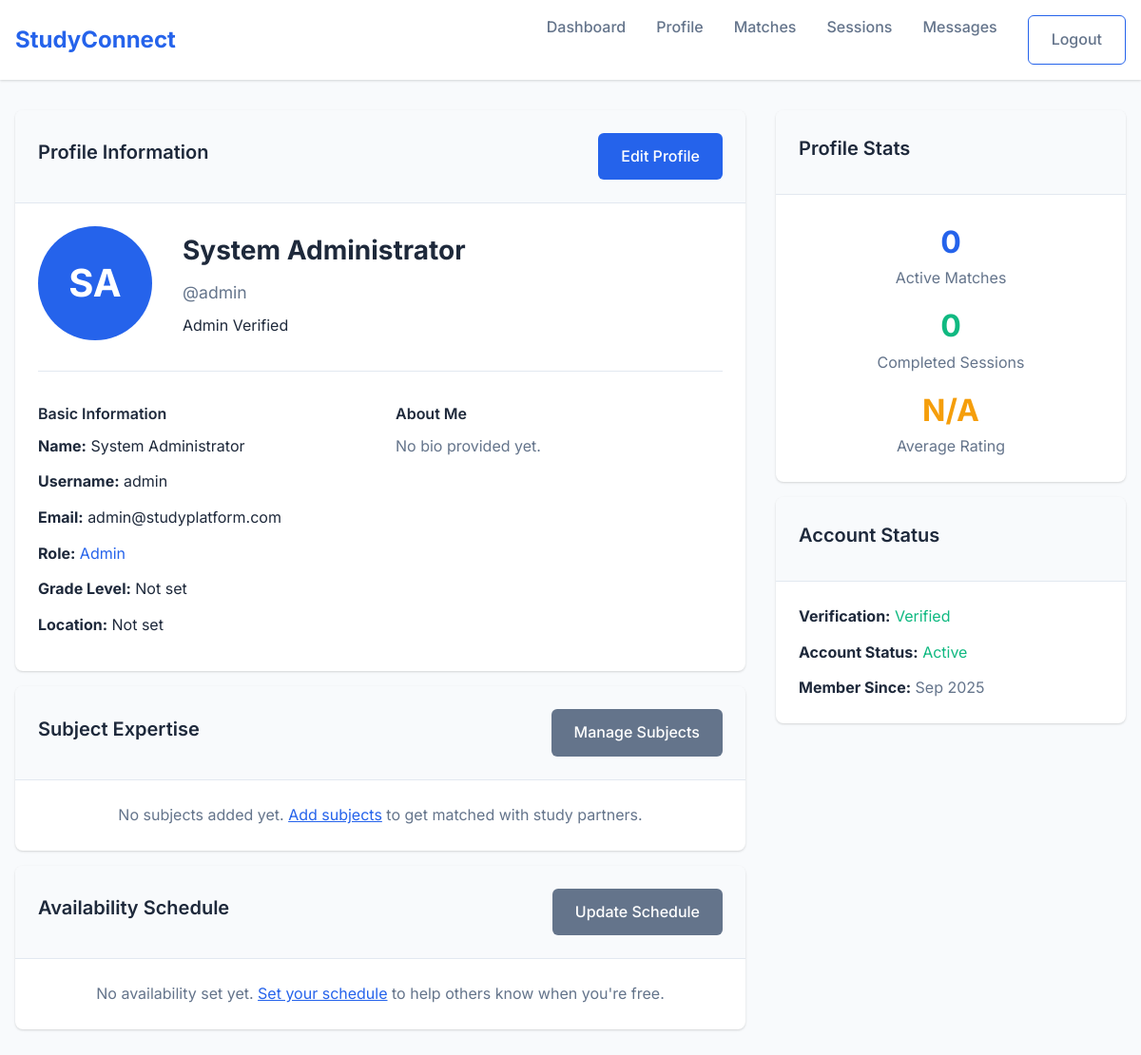
The app's page /profile/index.php (signed in) with its own data.
### tables this page shows
CREATE TABLE users (
    id INT AUTO_INCREMENT PRIMARY KEY,
    username VARCHAR(50) UNIQUE NOT NULL,
    email VARCHAR(100) UNIQUE NOT NULL,
    password_hash VARCHAR(255) NOT NULL,
    role ENUM('student', 'mentor', 'peer', 'admin') NOT NULL,
    first_name VARCHAR(50) NOT NULL,
    last_name VARCHAR(50) NOT NULL,
    grade_level VARCHAR(20),
    strand VARCHAR(50),
    course VARCHAR(100),
    location VARCHAR(100),
    bio TEXT,
    profile_picture VARCHAR(255),
    is_verified BOOLEAN DEFAULT FALSE,
    is_active BOOLEAN DEFAULT TRUE,
    created_at TIMESTAMP DEFAULT CURRENT_TIMESTAMP,
    updated_at TIMESTAMP DEFAULT CURRENT_TIMESTAMP ON UPDATE CURRENT_TIMESTAMP
);

### config/config.php (called while the page is built, shortened)
<?php
function get_logged_in_user() {
    $db = getDB();
    $stmt = $db->prepare("SELECT * FROM users WHERE id = ? AND is_active = 1");
    $stmt->execute([$_SESSION['user_id']]);
    return $stmt->fetch();
}
?>

### profile/index.php (the view, shortened to what this page needs)
<?php
require_once '../config/config.php';
$user = get_logged_in_user();
$db = getDB();
$subjects_stmt = $db->prepare("SELECT subject_name, proficiency_level FROM user_subjects WHERE user_id = ?");
$subjects_stmt->execute([$user['id']]);
$user_subjects = $subjects_stmt->fetchAll();
$availability_stmt = $db->prepare("SELECT day_of_week, start_time, end_time FROM user_availability WHERE user_id = ? AND is_active = 1 ORDER BY FIELD(day_of_week, 'monday', 'tuesday', 'wednesday', 'thursday', 'friday', 'saturday', 'sunday')");
$availability_stmt->execute([$user['id']]);
$availability = $availability_stmt->fetchAll();
$stats_stmt = $db->prepare("
    SELECT
        (SELECT COUNT(*) FROM matches WHERE (student_id = ? OR mentor_id = ?) AND status = 'accepted') as active_matches,
        (SELECT COUNT(*) FROM sessions s JOIN matches m ON s.match_id = m.id WHERE (m.student_id = ? OR m.mentor_id = ?) AND s.status = 'completed') as completed_sessions,
        (SELECT AVG(rating) FROM session_ratings WHERE rated_id = ?) as avg_rating
");
$stats_stmt->execute([$user['id'], $user['id'], $user['id'], $user['id'], $user['id']]);
$stats = $stats_stmt->fetch();
?>
<!DOCTYPE html>
<html lang="en">
<head>
    <link rel="stylesheet" href="../assets/css/style.css">
</head>
<body>
    <header class="header">
        <div class="container">
            <nav class="navbar">
                <a href="../dashboard.php" class="logo">StudyConnect</a>
                <ul class="nav-links">
                    <li><a href="../dashboard.php">Dashboard</a></li>
                    <li><a href="index.php">Profile</a></li>
                    <li><a href="../matches/index.php">Matches</a></li>
                    <li><a href="../sessions/index.php">Sessions</a></li>
                    <li><a href="../messages/index.php">Messages</a></li>
                    <li><a href="../auth/logout.php" class="btn btn-outline">Logout</a></li>
                </ul>
            </nav>
        </div>
    </header>
    <main style="padding: 2rem 0;">
        <div class="container">
            <div class="grid grid-cols-3" style="gap: 2rem;">
                <div style="grid-column: span 2;">
                    <div class="card mb-4">
                        <div class="card-header" style="display: flex; justify-content: space-between; align-items: center;">
                            <h3 class="card-title">Profile Information</h3>
                            <a href="edit.php" class="btn btn-primary">Edit Profile</a>
                        </div>
                        <div class="card-body">
                            <div style="display: flex; align-items: center; gap: 2rem; margin-bottom: 2rem; padding-bottom: 2rem; border-bottom: 1px solid var(--border-color);">
                                <div style="position: relative;">
                                    <?php if (!empty($user['profile_picture']) && file_exists('../uploads/profiles/' . $user['profile_picture'])): ?>
                                        <img src="../uploads/profiles/<?php echo htmlspecialchars($user['profile_picture']); ?>"
                                             alt="Profile Picture"
                                             style="width: 120px; height: 120px; border-radius: 50%; object-fit: cover; border: 4px solid var(--primary-color);">
                                    <?php else: ?>
                                        <div style="width: 120px; height: 120px; border-radius: 50%; background: var(--primary-color); display: flex; align-items: center; justify-content: center; color: white; font-size: 2.5rem; font-weight: 700;">
                                            <?php echo strtoupper(substr($user['first_name'], 0, 1) . substr($user['last_name'], 0, 1)); ?>
                                        </div>
                                    <?php endif; ?>
                                </div>
                                <div>
                                    <h2 style="margin: 0 0 0.5rem 0; font-size: 1.75rem; font-weight: 700;"><?php echo htmlspecialchars($user['first_name'] . ' ' . $user['last_name']); ?></h2>
                                    <p style="margin: 0 0 0.5rem 0; color: var(--text-secondary); font-size: 1.1rem;">@<?php echo htmlspecialchars($user['username']); ?></p>
                                    <span class="badge badge-primary"><?php echo ucfirst($user['role']); ?></span>
                                    <?php if ($user['is_verified']): ?>
                                        <span class="badge badge-success">Verified</span>
                                    <?php endif; ?>
                                </div>
                            </div>
                            <div class="grid grid-cols-2" style="gap: 2rem;">
                                <div>
                                    <h4 class="font-semibold mb-2">Basic Information</h4>
                                    <div class="mb-3">
                                        <strong>Name:</strong> <?php echo htmlspecialchars($user['first_name'] . ' ' . $user['last_name']); ?>
                                    </div>
                                    <div class="mb-3">
                                        <strong>Username:</strong> <?php echo htmlspecialchars($user['username']); ?>
                                    </div>
                                    <div class="mb-3">
                                        <strong>Email:</strong> <?php echo htmlspecialchars($user['email']); ?>
                                    </div>
                                    <div class="mb-3">
                                        <strong>Role:</strong> <span class="text-primary"><?php echo ucfirst($user['role']); ?></span>
                                    </div>
                                    <div class="mb-3">
                                        <strong>Grade Level:</strong> <?php echo htmlspecialchars($user['grade_level'] ?? 'Not set'); ?>
                                    </div>
                                    <div class="mb-3">
                                        <strong>Location:</strong> <?php echo htmlspecialchars($user['location'] ?? 'Not set'); ?>
                                    </div>
                                </div>
                                <div>
                                    <h4 class="font-semibold mb-2">About Me</h4>
                                    <p class="text-secondary"><?php echo nl2br(htmlspecialchars($user['bio'] ?? 'No bio provided yet.')); ?></p>
                                </div>
                            </div>
                        </div>
                    </div>
                    <div class="card mb-4">
                        <div class="card-header" style="display: flex; justify-content: space-between; align-items: center;">
                            <h3 class="card-title">Subject Expertise</h3>
                            <a href="subjects.php" class="btn btn-secondary">Manage Subjects</a>
                        </div>
                        <div class="card-body">
                            <?php if (empty($user_subjects)): ?>
                                <p class="text-secondary text-center">No subjects added yet. <a href="subjects.php" class="text-primary">Add subjects</a> to get matched with study partners.</p>
                            <?php endif; ?>
                        </div>
                    </div>
                    <div class="card">
                        <div class="card-header" style="display: flex; justify-content: space-between; align-items: center;">
                            <h3 class="card-title">Availability Schedule</h3>
                            <a href="availability.php" class="btn btn-secondary">Update Schedule</a>
                        </div>
                        <div class="card-body">
                            <?php if (empty($availability)): ?>
                                <p class="text-secondary text-center">No availability set yet. <a href="availability.php" class="text-primary">Set your schedule</a> to help others know when you're free.</p>
                            <?php endif; ?>
                        </div>
                    </div>
                </div>
                <div>
                    <div class="card mb-4">
                        <div class="card-header">
                            <h3 class="card-title">Profile Stats</h3>
                        </div>
                        <div class="card-body">
                            <div class="text-center mb-3">
                                <div style="font-size: 2rem; font-weight: 700; color: var(--primary-color);">
                                    <?php echo $stats['active_matches'] ?? 0; ?>
                                </div>
                                <div class="text-secondary">Active Matches</div>
                            </div>
                            <div class="text-center mb-3">
                                <div style="font-size: 2rem; font-weight: 700; color: var(--success-color);">
                                    <?php echo $stats['completed_sessions'] ?? 0; ?>
                                </div>
                                <div class="text-secondary">Completed Sessions</div>
                            </div>
                            <div class="text-center">
                                <div style="font-size: 2rem; font-weight: 700; color: var(--warning-color);">
                                    <?php echo $stats['avg_rating'] ? number_format($stats['avg_rating'], 1) : 'N/A'; ?>
                                </div>
                                <div class="text-secondary">Average Rating</div>
                            </div>
                        </div>
                    </div>
                    <div class="card">
                        <div class="card-header">
                            <h3 class="card-title">Account Status</h3>
                        </div>
                        <div class="card-body">
                            <div class="mb-3">
                                <strong>Verification:</strong>
                                <span class="<?php echo $user['is_verified'] ? 'text-success' : 'text-warning'; ?>">
                                    <?php echo $user['is_verified'] ? 'Verified' : 'Pending'; ?>
                                </span>
                            </div>
                            <div class="mb-3">
                                <strong>Account Status:</strong>
                                <span class="<?php echo $user['is_active'] ? 'text-success' : 'text-error'; ?>">
                                    <?php echo $user['is_active'] ? 'Active' : 'Inactive'; ?>
                                </span>
                            </div>
                            <div>
                                <strong>Member Since:</strong>
                                <span class="text-secondary"><?php echo date('M Y', strtotime($user['created_at'])); ?></span>
                            </div>
                        </div>
                    </div>
                </div>
            </div>
        </div>
    </main>
</body>
</html>

### assets/css/style.css (style rules this page uses)
* { margin: 0; padding: 0; box-sizing: border-box; }
:root { --primary-color: #2563eb; --primary-hover: #1d4ed8; --secondary-color: #64748b; --success-color: #10b981; --warning-color: #f59e0b; --error-color: #ef4444; --background-color: #f8fafc; --card-background: #ffffff; --text-primary: #1e293b; --text-secondary: #64748b; --border-color: #e2e8f0; --shadow: 0 1px 3px 0 rgba(0, 0, 0, 0.1), 0 1px 2px 0 rgba(0, 0, 0, 0.06); --shadow-lg: 0 10px 15px -3px rgba(0, 0, 0, 0.1), 0 4px 6px -2px rgba(0, 0, 0, 0.05); }
body { font-family: "Inter", -apple-system, BlinkMacSystemFont, "Segoe UI", Roboto, sans-serif; line-height: 1.6; color: var(--text-primary); background-color: var(--background-color); }
.container { max-width: 1200px; margin: 0 auto; padding: 0 1rem; }
.header { background: var(--card-background); box-shadow: var(--shadow); position: sticky; top: 0; z-index: 100; }
.navbar { display: flex; justify-content: space-between; align-items: center; padding: 1rem 0; }
.logo { font-size: 1.5rem; font-weight: 700; color: var(--primary-color); text-decoration: none; }
.nav-links { display: flex; list-style: none; gap: 2rem; }
.nav-links a { text-decoration: none; color: var(--text-secondary); font-weight: 500; transition: color 0.2s; }
.btn { display: inline-block; padding: 0.75rem 1.5rem; border: none; border-radius: 6px; font-size: 1rem; font-weight: 500; text-decoration: none; text-align: center; cursor: pointer; transition: all 0.2s; }
.btn-primary { background-color: var(--primary-color); color: white; }
.btn-secondary { background-color: var(--secondary-color); color: white; }
.btn-outline { background-color: transparent; border: 1px solid var(--primary-color); color: var(--primary-color); }
.card { background: var(--card-background); border-radius: 8px; box-shadow: var(--shadow); overflow: hidden; }
.card-header { padding: 1.5rem; border-bottom: 1px solid var(--border-color); background-color: #f8fafc; }
.card-body { padding: 1.5rem; }
.card-title { font-size: 1.25rem; font-weight: 600; margin-bottom: 0.5rem; }
.grid { display: grid; gap: 1.5rem; }
.grid-cols-2 { grid-template-columns: repeat(2, 1fr); }
.grid-cols-3 { grid-template-columns: repeat(3, 1fr); }
.text-center { text-align: center; }
.mb-2 { margin-bottom: 0.5rem; }
.mb-3 { margin-bottom: 0.75rem; }
.mb-4 { margin-bottom: 1rem; }
.font-semibold { font-weight: 600; }
.text-primary { color: var(--primary-color); }
.text-secondary { color: var(--text-secondary); }
.text-success { color: var(--success-color); }

### records on screen
users: first_name+last_name "SA", first_name+last_name "System Administrator", username "admin", role "Admin", email "admin@studyplatform.com", grade_level "Not set", location "Not set", bio "No bio provided yet.", created_at "Sep 2025"

### other values on screen
$stats['active_matches'] "0"
$stats['completed_sessions'] "0"
